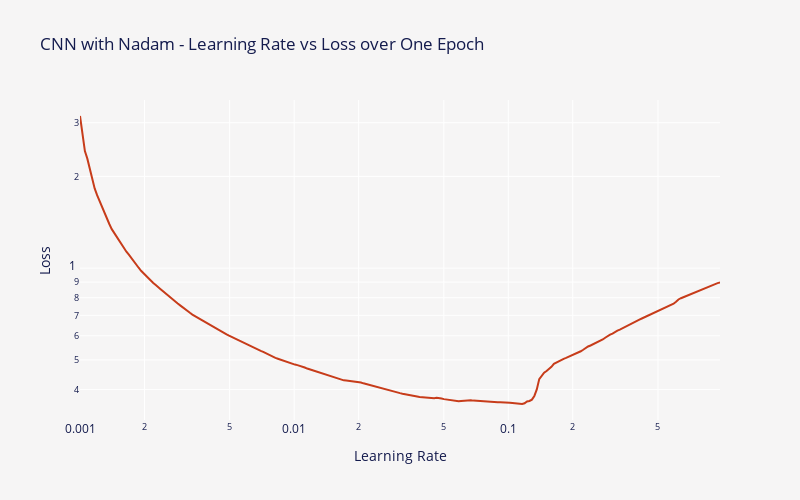

The cell this chart's notebook holds for it:
### Markdown cell above
<p style="font-size:20px; font-family:JetBrains Mono; color:#3E3F4C; border-bottom: 3px solid #c73c1a">Notes 📜</p>
<blockquote style="margin-right:auto; margin-left:auto; background-color:#fffaf6; padding: 15px; border-radius: 10px 10px">
    <ul style="font-size:16px; font-family:JetBrains Mono; color:#3E3F4C; margin-right: 10px; margin-top: 2px; margin-bottom: 2px">
        <li>Since we have CNN architecture, it's time to find maximal learning rate for 1Cycle.</li>
    </ul>
</blockquote>

### Code cell
BATCH_SIZE = 128
lr_vs_loss = get_lr_vs_loss(cnn_mnist_model, X_train, y_train, batch_size=BATCH_SIZE)

fig = px.line(
    lr_vs_loss,
    x="Learning Rate",
    y="Loss",
    height=500,
    width=800,
    log_x=True,
    log_y=True,
    title="CNN with Nadam - Learning Rate vs Loss over One Epoch",
)
fig.update_traces(
    line_color="#c73c1a",
)
fig.update_layout(
    font=dict(color=FONT_COLOR),
    plot_bgcolor=BACKGROUND_COLOR,
    paper_bgcolor=BACKGROUND_COLOR,
)

fig.show()

### Figure 1 — Plotly figure (JSON) as saved in the notebook; plotly's stock layout.template omitted (floating-point values rounded to 4 significant figures; data arrays with more than 128 entries replaced by an {"elided": "..."} marker saying what was removed)
{"data": [{"hovertemplate": "Learning Rate=%{x}<br>Loss=%{y}<extra></extra>", "legendgroup": "", "line": {"color": "#c73c1a", "dash": "solid"}, "marker": {"symbol": "circle"}, "mode": "lines", "name": "", "orientation": "v", "showlegend": false, "type": "scatter", "x": {"elided": "263 float values"}, "xaxis": "x", "y": {"elided": "263 float values"}, "yaxis": "y"}], "layout": {"font": {"color": "#141B4D"}, "height": 500, "legend": {"tracegroupgap": 0}, "paper_bgcolor": "#F6F5F5", "plot_bgcolor": "#F6F5F5", "title": {"text": "CNN with Nadam - Learning Rate vs Loss over One Epoch"}, "width": 800, "xaxis": {"anchor": "y", "domain": [0, 1], "title": {"text": "Learning Rate"}, "type": "log"}, "yaxis": {"anchor": "x", "domain": [0, 1], "title": {"text": "Loss"}, "type": "log"}}}
